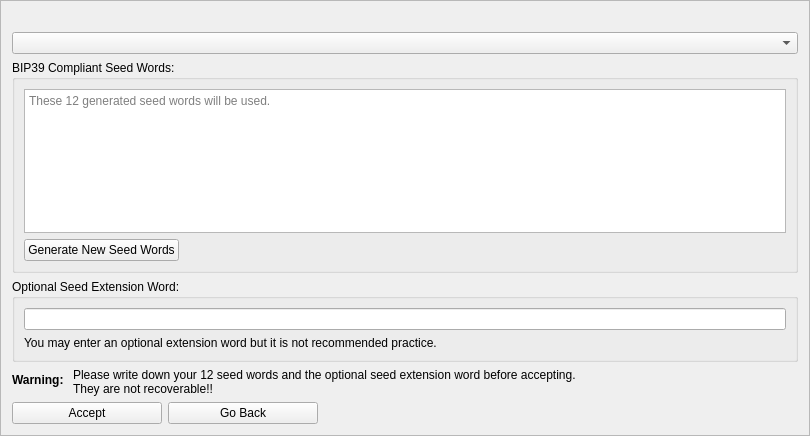
<?xml version="1.0" encoding="UTF-8"?>
<ui version="4.0">
 <class>MnemonicDialog2</class>
 <widget class="QFrame" name="MnemonicDialog2">
  <property name="geometry">
   <rect>
    <x>0</x>
    <y>0</y>
    <width>810</width>
    <height>436</height>
   </rect>
  </property>
  <property name="windowTitle">
   <string>New HD Wallet Creation</string>
  </property>
  <property name="frameShape">
   <enum>QFrame::StyledPanel</enum>
  </property>
  <property name="frameShadow">
   <enum>QFrame::Raised</enum>
  </property>
  <layout class="QVBoxLayout" name="verticalLayout">
   <item>
    <widget class="QLabel" name="lblHelp">
     <property name="palette">
      <palette>
       <active>
        <colorrole role="WindowText">
         <brush brushstyle="SolidPattern">
          <color alpha="255">
           <red>239</red>
           <green>41</green>
           <blue>41</blue>
          </color>
         </brush>
        </colorrole>
        <colorrole role="Text">
         <brush brushstyle="SolidPattern">
          <color alpha="255">
           <red>239</red>
           <green>41</green>
           <blue>41</blue>
          </color>
         </brush>
        </colorrole>
        <colorrole role="ButtonText">
         <brush brushstyle="SolidPattern">
          <color alpha="255">
           <red>239</red>
           <green>41</green>
           <blue>41</blue>
          </color>
         </brush>
        </colorrole>
       </active>
       <inactive>
        <colorrole role="WindowText">
         <brush brushstyle="SolidPattern">
          <color alpha="255">
           <red>239</red>
           <green>41</green>
           <blue>41</blue>
          </color>
         </brush>
        </colorrole>
        <colorrole role="Text">
         <brush brushstyle="SolidPattern">
          <color alpha="255">
           <red>239</red>
           <green>41</green>
           <blue>41</blue>
          </color>
         </brush>
        </colorrole>
        <colorrole role="ButtonText">
         <brush brushstyle="SolidPattern">
          <color alpha="255">
           <red>239</red>
           <green>41</green>
           <blue>41</blue>
          </color>
         </brush>
        </colorrole>
       </inactive>
       <disabled>
        <colorrole role="WindowText">
         <brush brushstyle="SolidPattern">
          <color alpha="255">
           <red>190</red>
           <green>190</green>
           <blue>190</blue>
          </color>
         </brush>
        </colorrole>
        <colorrole role="Text">
         <brush brushstyle="SolidPattern">
          <color alpha="255">
           <red>190</red>
           <green>190</green>
           <blue>190</blue>
          </color>
         </brush>
        </colorrole>
        <colorrole role="ButtonText">
         <brush brushstyle="SolidPattern">
          <color alpha="255">
           <red>190</red>
           <green>190</green>
           <blue>190</blue>
          </color>
         </brush>
        </colorrole>
       </disabled>
      </palette>
     </property>
     <property name="text">
      <string/>
     </property>
    </widget>
   </item>
   <item>
    <widget class="QComboBox" name="languageSeedWords"/>
   </item>
   <item>
    <widget class="QGroupBox" name="groupBox">
     <property name="title">
      <string>BIP39 Compliant Seed Words:</string>
     </property>
     <layout class="QGridLayout" name="gridLayout_3">
      <item row="2" column="0">
       <layout class="QHBoxLayout" name="horizontalLayout">
        <item>
         <widget class="QPushButton" name="generateButton">
          <property name="minimumSize">
           <size>
            <width>150</width>
            <height>0</height>
           </size>
          </property>
          <property name="text">
           <string>Generate New Seed Words</string>
          </property>
          <property name="checkable">
           <bool>false</bool>
          </property>
         </widget>
        </item>
        <item>
         <spacer name="horizontalSpacer_2">
          <property name="orientation">
           <enum>Qt::Horizontal</enum>
          </property>
          <property name="sizeHint" stdset="0">
           <size>
            <width>40</width>
            <height>20</height>
           </size>
          </property>
         </spacer>
        </item>
       </layout>
      </item>
      <item row="0" column="0">
       <widget class="QPlainTextEdit" name="seedwordsText">
        <property name="readOnly">
         <bool>true</bool>
        </property>
        <property name="placeholderText">
         <string>These 12 generated seed words will be used.</string>
        </property>
       </widget>
      </item>
     </layout>
    </widget>
   </item>
   <item>
    <spacer name="verticalSpacer">
     <property name="orientation">
      <enum>Qt::Vertical</enum>
     </property>
     <property name="sizeHint" stdset="0">
      <size>
       <width>20</width>
       <height>5</height>
      </size>
     </property>
    </spacer>
   </item>
   <item>
    <spacer name="verticalSpacer_3">
     <property name="orientation">
      <enum>Qt::Vertical</enum>
     </property>
     <property name="sizeHint" stdset="0">
      <size>
       <width>20</width>
       <height>5</height>
      </size>
     </property>
    </spacer>
   </item>
   <item>
    <widget class="QGroupBox" name="groupBox_2">
     <property name="title">
      <string>Optional Seed Extension Word:</string>
     </property>
     <layout class="QVBoxLayout" name="verticalLayout_2">
      <item>
       <widget class="QLineEdit" name="passphraseEdit">
        <property name="toolTip">
         <string>A 12 word seed phrase is a useful way of backing up a wallet, because it is a system for generating the keys to all Evrmore and Assets. However, anyone who finds/learns your seed phrase will likewise have control of your wallet. For this reason, some users choose to add another level of security to these 12 words. Unlike your 12 word phrase, which is generated randomly, this 13th word (known as the Seed Extension Word) is something the user comes up with themselves and memorizes, or stores separately from their seed phrase.
                
                The Seed Extension Word is like adding a password to your randomly generated seed phrase. If someone finds your written 12 word seed phrase, but you’ve chosen to use a Seed Extension Word, they will not be able to access your wallet.</string>
        </property>
       </widget>
      </item>
      <item>
       <widget class="QLabel" name="passphraseLabel">
        <property name="text">
         <string>You may enter an optional extension word but it is not recommended practice.</string>
        </property>
       </widget>
      </item>
     </layout>
    </widget>
   </item>
   <item>
    <spacer name="verticalSpacer_5">
     <property name="orientation">
      <enum>Qt::Vertical</enum>
     </property>
     <property name="sizeHint" stdset="0">
      <size>
       <width>20</width>
       <height>40</height>
      </size>
     </property>
    </spacer>
   </item>
   <item>
    <layout class="QFormLayout" name="mnemonicLayout">
     <item row="1" column="0">
      <widget class="QLabel" name="label_3">
       <property name="font">
        <font>
         <weight>75</weight>
         <bold>true</bold>
        </font>
       </property>
       <property name="text">
        <string>Warning: </string>
       </property>
      </widget>
     </item>
     <item row="1" column="1">
      <widget class="QLabel" name="label_2">
       <property name="text">
        <string>Please write down your 12 seed words and the optional seed extension word before accepting.
They are not recoverable!!</string>
       </property>
      </widget>
     </item>
    </layout>
   </item>
   <item>
    <spacer name="verticalSpacer_4">
     <property name="orientation">
      <enum>Qt::Vertical</enum>
     </property>
     <property name="sizeHint" stdset="0">
      <size>
       <width>20</width>
       <height>40</height>
      </size>
     </property>
    </spacer>
   </item>
   <item>
    <layout class="QHBoxLayout" name="horizontalLayout_2">
     <item>
      <widget class="QPushButton" name="acceptButton">
       <property name="minimumSize">
        <size>
         <width>150</width>
         <height>0</height>
        </size>
       </property>
       <property name="maximumSize">
        <size>
         <width>150</width>
         <height>16777215</height>
        </size>
       </property>
       <property name="text">
        <string>Accept</string>
       </property>
       <property name="autoDefault">
        <bool>false</bool>
       </property>
      </widget>
     </item>
     <item>
      <widget class="QPushButton" name="backButton">
       <property name="minimumSize">
        <size>
         <width>150</width>
         <height>0</height>
        </size>
       </property>
       <property name="maximumSize">
        <size>
         <width>150</width>
         <height>16777215</height>
        </size>
       </property>
       <property name="text">
        <string>Go Back</string>
       </property>
      </widget>
     </item>
     <item>
      <spacer name="horizontalSpacer">
       <property name="orientation">
        <enum>Qt::Horizontal</enum>
       </property>
       <property name="sizeHint" stdset="0">
        <size>
         <width>40</width>
         <height>20</height>
        </size>
       </property>
      </spacer>
     </item>
    </layout>
   </item>
   <item>
    <spacer name="verticalSpacer_2">
     <property name="orientation">
      <enum>Qt::Vertical</enum>
     </property>
     <property name="sizeHint" stdset="0">
      <size>
       <width>20</width>
       <height>5</height>
      </size>
     </property>
    </spacer>
   </item>
  </layout>
 </widget>
 <resources/>
 <connections/>
</ui>
